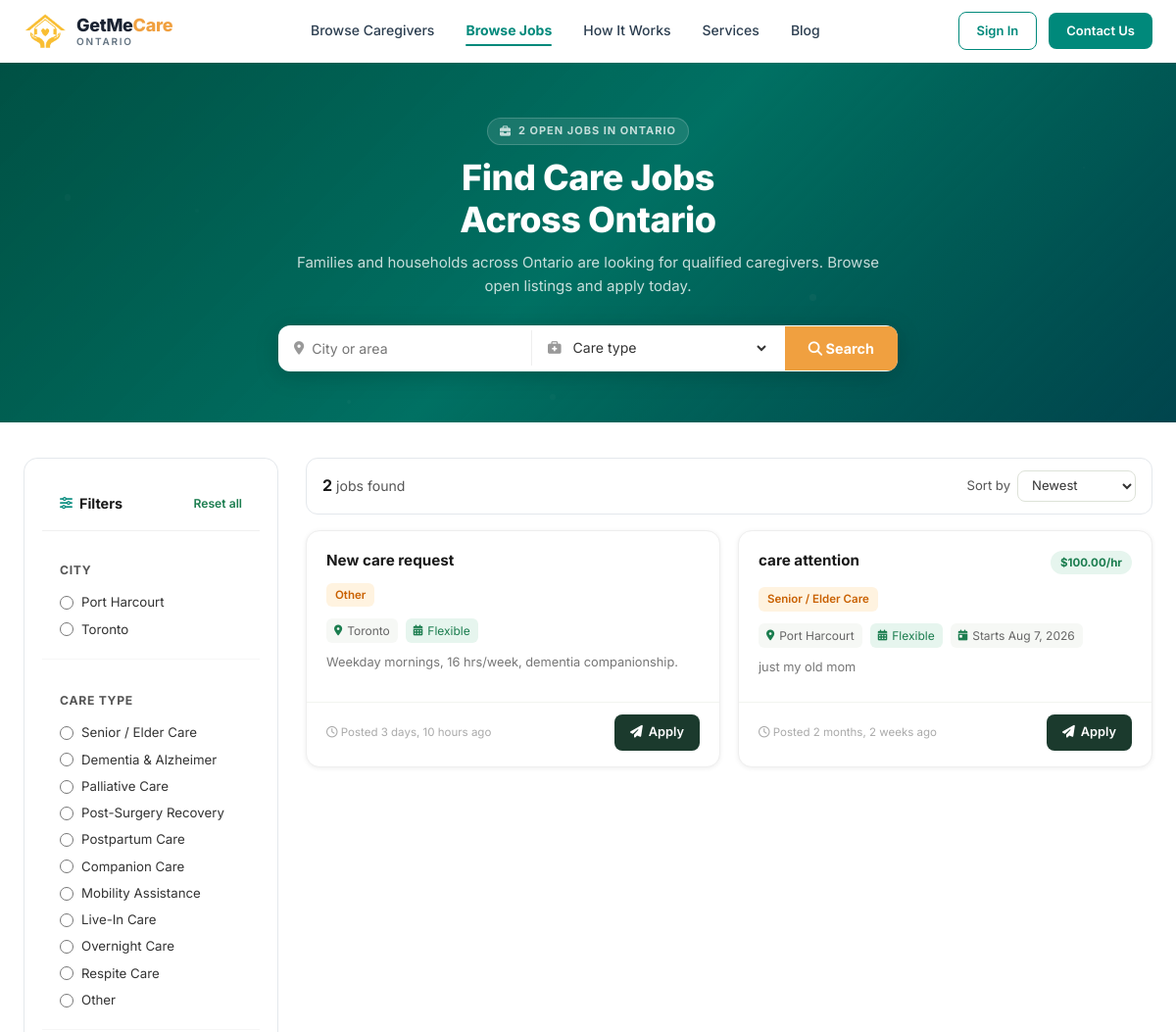
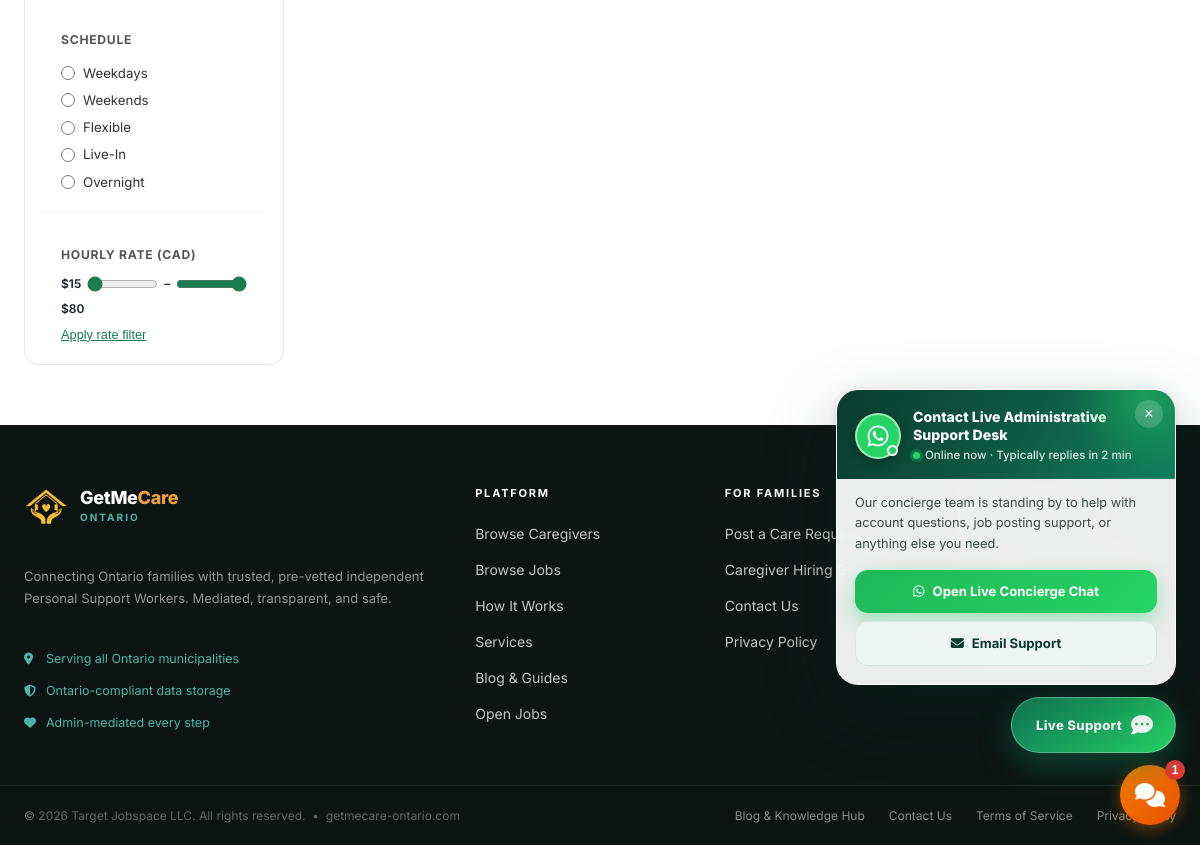
Screenshot of /browse-jobs/ with the database file from the repository (2 pictures, top to bottom).
### Account/models.py (models this page shows, shortened)
class JobPosting(models.Model):
    CARE_TYPE_CHOICES = [
        ('senior_elder',      'Senior / Elder Care'),
        ('dementia',          'Dementia & Alzheimer'),
        ('palliative',        'Palliative Care'),
        ('post_surgery',      'Post-Surgery Recovery'),
        ('postpartum',        'Postpartum Care'),
        ('companion',         'Companion Care'),
        ('mobility',          'Mobility Assistance'),
        ('live_in',           'Live-In Care'),
        ('overnight',         'Overnight Care'),
        ('respite',           'Respite Care'),
        ('other',             'Other'),
    ]
    SCHEDULE_CHOICES = [
        ('weekdays',  'Weekdays'),
        ('weekends',  'Weekends'),
        ('flexible',  'Flexible'),
        ('live_in',   'Live-In'),
        ('overnight', 'Overnight'),
    ]
    STATUS_OPEN   = 'open'
    STATUS_FILLED = 'filled'
    STATUS_CLOSED = 'closed'
    STATUS_CHOICES = [
        (STATUS_OPEN,   'Open'),
        (STATUS_FILLED, 'Filled'),
        (STATUS_CLOSED, 'Closed'),
    ]
    employer       = models.ForeignKey(
        CustomUser, on_delete=models.CASCADE,
        related_name='job_postings',
        limit_choices_to={'role': CustomUser.EMPLOYER},
    )
    title          = models.CharField(max_length=120,
                     help_text='e.g. "Weekend Respite Care"')
    care_type      = models.CharField(max_length=30, choices=CARE_TYPE_CHOICES)
    city           = models.CharField(max_length=100,
                     help_text='Neighbourhood or city, e.g. "Nepean" or "Ottawa"')
    description    = models.TextField(blank=True,
                     help_text='Details about the care needed, patient needs, home environment, etc.')
    hours_per_week = models.PositiveSmallIntegerField(null=True, blank=True,
                     help_text='Estimated weekly hours')
    hourly_rate    = models.DecimalField(max_digits=6, decimal_places=2, null=True, blank=True,
                     help_text='Offered rate in CAD/hr')
    schedule       = models.CharField(max_length=20, choices=SCHEDULE_CHOICES, default='flexible')
    start_date     = models.DateField(null=True, blank=True,
                     help_text='Desired start date (leave blank if flexible)')
    status         = models.CharField(max_length=10, choices=STATUS_CHOICES, default=STATUS_OPEN)
    created_at     = models.DateTimeField(auto_now_add=True)
    updated_at     = models.DateTimeField(auto_now=True)
    class Meta:
        ordering = ['-created_at']

### Caregiver/views.py (the view)
# urls.py: path('browse-jobs/', views.browse_jobs, name='browse_jobs'),
def browse_jobs(request):
    qs = JobPosting.objects.filter(
        status=JobPosting.STATUS_OPEN
    ).select_related('employer').order_by('-created_at')
    city      = request.GET.get('city', '').strip()
    care_type = request.GET.get('care_type', '').strip()
    schedule  = request.GET.get('schedule', '').strip()
    rate_min  = request.GET.get('rate_min', '')
    rate_max  = request.GET.get('rate_max', '')
    sort      = request.GET.get('sort', '')
    if city:
        qs = qs.filter(city__icontains=city)
    if care_type:
        qs = qs.filter(care_type=care_type)
    if schedule:
        qs = qs.filter(schedule=schedule)
    if rate_min:
        try:
            qs = qs.filter(hourly_rate__gte=float(rate_min))
        except ValueError:
            pass
    if rate_max:
        try:
            qs = qs.filter(hourly_rate__lte=float(rate_max))
        except ValueError:
            pass
    if sort == 'rate_asc':
        qs = qs.order_by('hourly_rate')
    elif sort == 'rate_desc':
        qs = qs.order_by('-hourly_rate')
    elif sort == 'oldest':
        qs = qs.order_by('created_at')
    paginator = Paginator(qs, 30)
    page_num  = request.GET.get('page', 1)
    page_obj  = paginator.get_page(page_num)
    cities = (
        JobPosting.objects
        .filter(status=JobPosting.STATUS_OPEN)
        .exclude(city='')
        .values_list('city', flat=True)
        .distinct()
        .order_by('city')
    )
    return render(request, 'Caregiver/browse-jobs.html', {
        'page_obj':   page_obj,
        'total':      paginator.count,
        'city':       city,
        'care_type':  care_type,
        'schedule':   schedule,
        'rate_min':   rate_min,
        'rate_max':   rate_max,
        'sort':       sort,
        'cities':     cities,
        'care_type_choices': JobPosting.CARE_TYPE_CHOICES,
        'schedule_choices':  JobPosting.SCHEDULE_CHOICES,
    })

### GETMECARE/context_processors.py (called while the page is built, shortened)
def sidebar_context(request):
    if not hasattr(request, 'user') or not request.user.is_authenticated:
        return {}

def admin_whatsapp_number(request):
    from django.conf import settings
    return {
        'admin_whatsapp_number': getattr(settings, 'ADMIN_WHATSAPP_NUMBER', '+12494812647'),
    }

### templates/Caregiver/browse-jobs.html (shortened to what this page needs)
{% extends "base.html" %}
{% load static %}
{% block content %}
<section class="browse-hero">
<div class="browse-hero-inner" style="text-align:center">
<div class="browse-hero-text">
<span class="browse-eyebrow reveal"><i class="fas fa-briefcase"></i> {{ total }} Open Job{% if total != 1 %}s{% endif %} in Ontario</span>
<h1 class="reveal reveal-d1">Find Care Jobs<br>Across Ontario</h1>
<p class="reveal reveal-d2">Families and households across Ontario are looking for qualified caregivers. Browse open listings and apply today.</p>
</div>
<div class="jobs-hero-search browse-hero-search reveal reveal-d3">
<form method="get" action="{% url 'browse_jobs' %}">
<div class="jhs-inner">
<span class="jhs-field"><i class="fas fa-map-marker-alt"></i><input type="text" name="city" placeholder="City or area" value="{{ city }}"></span>
<span class="jhs-field"><i class="fas fa-briefcase-medical"></i>
<select name="care_type">
<option value="">Care type</option>
</select>
</span>
<button type="submit" class="jhs-btn"><i class="fas fa-search"></i> Search</button>
</div>
</form>
</div>
</div>
</section>
<div class="browse-layout">
<aside class="browse-sidebar" id="jobsSidebar">
<form method="get" action="{% url 'browse_jobs' %}" id="filterForm">
<div class="filter-card">
<div class="filter-header">
<h3><i class="fas fa-sliders-h"></i> Filters</h3>
<a href="{% url 'browse_jobs' %}" class="filter-reset">Reset all</a>
</div>
<div class="filter-group">
<h4>City</h4>
{% for c in cities %}
<label class="filter-check"><input type="radio" name="city" value="{{ c }}" {% if city == c %}checked{% endif %} onchange="this.form.submit()"><span>{{ c }}</span></label>
{% empty %}<p style="font-size:.8rem;color:#aaa">No listings yet</p>{% endfor %}
</div>
<div class="filter-group">
<h4>Care Type</h4>
{% for value, label in care_type_choices %}
<label class="filter-check"><input type="radio" name="care_type" value="{{ value }}" {% if care_type == value %}checked{% endif %} onchange="this.form.submit()"><span>{{ label }}</span></label>
{% endfor %}
</div>
<div class="filter-group">
<h4>Schedule</h4>
{% for value, label in schedule_choices %}
<label class="filter-check"><input type="radio" name="schedule" value="{{ value }}" {% if schedule == value %}checked{% endif %} onchange="this.form.submit()"><span>{{ label }}</span></label>
{% endfor %}
</div>
<div class="filter-group">
<h4>Hourly Rate (CAD)</h4>
<div class="rate-range">
<span id="rate-min">${{ rate_min|default:"15" }}</span>
<input type="range" min="15" max="80" value="{{ rate_min|default:'15' }}" id="rateMin" name="rate_min">
<span>–</span>
<input type="range" min="15" max="80" value="{{ rate_max|default:'80' }}" id="rateMax" name="rate_max">
<span id="rate-max">${{ rate_max|default:"80" }}</span>
</div>
<button type="submit" style="margin-top:8px;cursor:pointer;border:none;background:none;text-decoration:underline;color:#1b7d4f;font-size:.8rem;padding:0">Apply rate filter</button>
</div>
</div>
</form>
</aside>
<main class="browse-results">
<div class="results-toolbar">
<div class="results-count"><strong>{{ total }}</strong> job{% if total != 1 %}s{% endif %} found</div>
<form method="get" action="{% url 'browse_jobs' %}" style="display:contents">
<div class="results-sort">
<label>Sort by</label>
<select name="sort" onchange="this.form.submit()">
<option value="" {% if not sort %}selected{% endif %}>Newest</option>
</select>
</div>
</form>
</div>
<div class="jb-grid">
{% for job in page_obj %}
<div class="jb-card">
<div class="jb-card-body">
<div class="jb-header">
<div class="jb-title">{{ job.title }}</div>
{% if job.hourly_rate %}<span class="jb-rate-badge">${{ job.hourly_rate }}/hr</span>{% endif %}
</div>
<span class="jb-type-badge">{{ job.get_care_type_display }}</span>
<div class="jb-meta">
<span class="jb-meta-item"><i class="fas fa-map-marker-alt"></i> {{ job.city|default:"Ontario" }}</span>
<span class="jb-meta-item sched-{{ job.schedule }}"><i class="fas fa-calendar-alt"></i> {{ job.get_schedule_display }}</span>
{% if job.start_date %}<span class="jb-meta-item"><i class="fas fa-calendar-day"></i> Starts {{ job.start_date|date:"M j, Y" }}</span>{% endif %}
</div>
{% if job.description %}<p class="jb-desc">{{ job.description }}</p>{% endif %}
</div>
<div class="jb-footer">
<span class="jb-posted"><i class="far fa-clock"></i> Posted {{ job.created_at|timesince }} ago</span>
<a href="{% url 'chat_start' job.employer.id %}" class="jb-apply-btn"><i class="fas fa-paper-plane"></i> Apply</a>
</div>
</div>
{% endfor %}
</div>
</main>
</div>
{% endblock %}

### templates/Caregiver/browse-jobs.html (style rules this page uses)
.jhs-inner { display:flex;align-items:center;background:#fff;border-radius:12px;overflow:hidden;box-shadow:0 4px 24px rgba(0,0,0,.18) }
.jhs-field { display:flex;align-items:center;gap:8px;padding:0 16px;flex:1 }
.jhs-field i { color:#999;font-size:.85rem;flex-shrink:0 }
.jhs-field input,.jhs-field select { border:none;outline:none;font-size:.88rem;color:#333;width:100%;font-family:inherit;background:transparent;padding:14px 0 }
.jhs-field select { cursor:pointer }
.jhs-btn { background:#f0a040;color:#fff;border:none;padding:14px 24px;font-size:.9rem;font-weight:700;cursor:pointer;font-family:inherit;white-space:nowrap;transition:background .15s }
.browse-layout { display:grid;grid-template-columns:260px 1fr;gap:28px;max-width:1200px;margin:0 auto;padding:36px 24px 60px;align-items:start }
.browse-sidebar { position:sticky;top:80px }
.filter-card { background:#fff;border-radius:14px;box-shadow:0 1px 6px rgba(0,0,0,.07);overflow:hidden }
.filter-header { display:flex;align-items:center;justify-content:space-between;padding:16px 18px;border-bottom:1px solid #f0f0f0 }
.filter-header h3 { font-size:.9rem;font-weight:700;color:#1a1a1a;margin:0;display:flex;align-items:center;gap:7px }
.filter-reset { font-size:.76rem;color:#1b7d4f;text-decoration:none;font-weight:600 }
.filter-group { padding:16px 18px;border-bottom:1px solid #f6f6f6 }
.filter-group:last-child { border-bottom:none }
.filter-group h4 { font-size:.76rem;font-weight:700;color:#555;text-transform:uppercase;letter-spacing:.06em;margin-bottom:10px }
.filter-check { display:flex;align-items:center;gap:8px;font-size:.83rem;color:#333;padding:3px 0;cursor:pointer }
.filter-check input { accent-color:#1b7d4f;width:14px;height:14px;flex-shrink:0 }
.rate-range { display:flex;align-items:center;gap:6px;flex-wrap:wrap;font-size:.78rem;color:#555 }
.rate-range input[type=range] { flex:1;min-width:60px;accent-color:#1b7d4f }
.browse-results { min-width:0 }
.results-toolbar { display:flex;align-items:center;gap:12px;flex-wrap:wrap;margin-bottom:16px }
.results-count { font-size:.88rem;color:#555;flex:1 }
.results-count strong { color:#1a1a1a;font-size:1rem }
.results-sort { display:flex;align-items:center;gap:7px;font-size:.82rem;color:#555 }
.results-sort select { border:1px solid #dde2d8;border-radius:8px;padding:6px 10px;font-size:.82rem;font-family:inherit;outline:none;background:#fff;color:#333 }
.jb-grid { display:grid;grid-template-columns:repeat(auto-fill,minmax(310px,1fr));gap:18px }
.jb-card { background:#fff;border-radius:14px;box-shadow:0 1px 5px rgba(0,0,0,.07);border:1px solid #eee;display:flex;flex-direction:column;transition:box-shadow .2s,transform .2s }
.jb-card-body { padding:20px 20px 14px;flex:1 }
.jb-header { display:flex;align-items:flex-start;justify-content:space-between;gap:10px;margin-bottom:12px }
.jb-title { font-size:.95rem;font-weight:700;color:#1a1a1a;line-height:1.3 }
.jb-rate-badge { background:#e6f5ee;color:#1b7d4f;font-size:.72rem;font-weight:700;border-radius:20px;padding:3px 10px;white-space:nowrap;flex-shrink:0 }
.jb-meta { display:flex;flex-wrap:wrap;gap:8px;margin-bottom:10px }
.jb-meta-item { display:flex;align-items:center;gap:5px;font-size:.75rem;color:#666;background:#f6f8f5;border-radius:6px;padding:3px 8px }
.jb-meta-item i { color:#1b7d4f;font-size:.68rem }
.jb-desc { font-size:.8rem;color:#777;line-height:1.5;margin-bottom:12px;display:-webkit-box;-webkit-line-clamp:2;-webkit-box-orient:vertical;overflow:hidden }
.jb-type-badge { display:inline-block;background:#fff3e0;color:#c96000;border-radius:6px;padding:3px 9px;font-size:.72rem;font-weight:600;margin-bottom:12px }
.jb-footer { padding:12px 20px 16px;border-top:1px solid #f2f4f0;display:flex;align-items:center;justify-content:space-between;gap:10px }
.jb-posted { font-size:.72rem;color:#aaa }
.jb-apply-btn { display:inline-flex;align-items:center;gap:6px;background:#1b3a2d;color:#fff;border:none;border-radius:8px;padding:8px 16px;font-size:.8rem;font-weight:600;text-decoration:none;cursor:pointer;font-family:inherit;transition:background .15s }
.sched-flexible { background:#e6f5ee;color:#1b7d4f }

### rows the page displays
JobPosting: title "New care request", care_type "Other", city "Toronto", schedule "Flexible", description "Weekday mornings, 16 hrs/week, dementia companionship.", created_at "3 days, 10 hours"
JobPosting: title "care attention", hourly_rate "100.00", care_type "Senior / Elder Care", city "Port Harcourt", schedule "Flexible", start_date "Aug 7, 2026", description "just my old mom", created_at "2 months, 2 weeks"

### other values shown
{{ total }} "2"
{{ c }} "Port Harcourt" "Toronto"
{{ label }} "Senior / Elder Care" "Dementia & Alzheimer" "Palliative Care" "Post-Surgery Recovery" "Postpartum Care" "Companion Care" "Mobility Assistance" "Live-In Care" "Overnight Care" "Respite Care" "Other"
{{ label }} "Weekdays" "Weekends" "Flexible" "Live-In" "Overnight"
{{ rate_min|default:"15" }} "15"
{{ rate_max|default:"80" }} "80"
